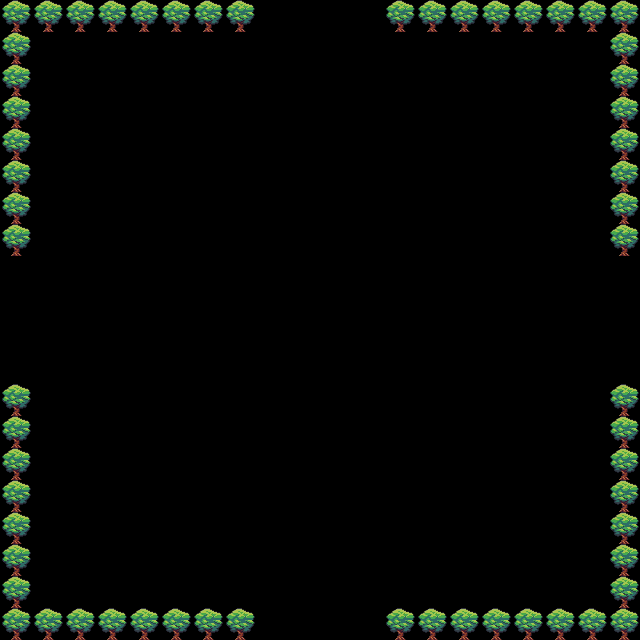

The image is a tile-based game level rendered from a .tmx file. Its description and complete source (layers, tilesets, objects, tile grids) follow:
An orthogonal 20x20 tile map with 32x32 px tiles, 1 tile layer (Objects) and 4 objects (4x spawn_box).

<map version="1.0" tiledversion="1.0.3" orientation="orthogonal" renderorder="right-down" width="20" height="20" tilewidth="32" tileheight="32" nextobjectid="11">
 <tileset firstgid="1" name="tiles" tilewidth="32" tileheight="32" tilecount="1" columns="0">
  <grid orientation="orthogonal" width="1" height="1" />
  <tile id="1">
   <image width="32" height="32" source="../images/tree.png" />
  </tile>
 </tileset>
 <layer name="Objects" width="20" height="20">
  <data encoding="csv">
2,2,2,2,2,2,2,2,0,0,0,0,2,2,2,2,2,2,2,2,
2,0,0,0,0,0,0,0,0,0,0,0,0,0,0,0,0,0,0,2,
2,0,0,0,0,0,0,0,0,0,0,0,0,0,0,0,0,0,0,2,
2,0,0,0,0,0,0,0,0,0,0,0,0,0,0,0,0,0,0,2,
2,0,0,0,0,0,0,0,0,0,0,0,0,0,0,0,0,0,0,2,
2,0,0,0,0,0,0,0,0,0,0,0,0,0,0,0,0,0,0,2,
2,0,0,0,0,0,0,0,0,0,0,0,0,0,0,0,0,0,0,2,
2,0,0,0,0,0,0,0,0,0,0,0,0,0,0,0,0,0,0,2,
0,0,0,0,0,0,0,0,0,0,0,0,0,0,0,0,0,0,0,0,
0,0,0,0,0,0,0,0,0,0,0,0,0,0,0,0,0,0,0,0,
0,0,0,0,0,0,0,0,0,0,0,0,0,0,0,0,0,0,0,0,
0,0,0,0,0,0,0,0,0,0,0,0,0,0,0,0,0,0,0,0,
2,0,0,0,0,0,0,0,0,0,0,0,0,0,0,0,0,0,0,2,
2,0,0,0,0,0,0,0,0,0,0,0,0,0,0,0,0,0,0,2,
2,0,0,0,0,0,0,0,0,0,0,0,0,0,0,0,0,0,0,2,
2,0,0,0,0,0,0,0,0,0,0,0,0,0,0,0,0,0,0,2,
2,0,0,0,0,0,0,0,0,0,0,0,0,0,0,0,0,0,0,2,
2,0,0,0,0,0,0,0,0,0,0,0,0,0,0,0,0,0,0,2,
2,0,0,0,0,0,0,0,0,0,0,0,0,0,0,0,0,0,0,2,
2,2,2,2,2,2,2,2,0,0,0,0,2,2,2,2,2,2,2,2
</data>
 </layer>
 <objectgroup name="Triggers">
  <object id="5" type="spawn_box" x="256" y="0" width="128" height="32" />
  <object id="8" type="spawn_box" x="256" y="608" width="128" height="32" />
  <object id="9" type="spawn_box" x="608" y="256" width="32" height="128" />
  <object id="10" type="spawn_box" x="0" y="256" width="32" height="128" />
 </objectgroup>
 <objectgroup name="Entities" />
</map>